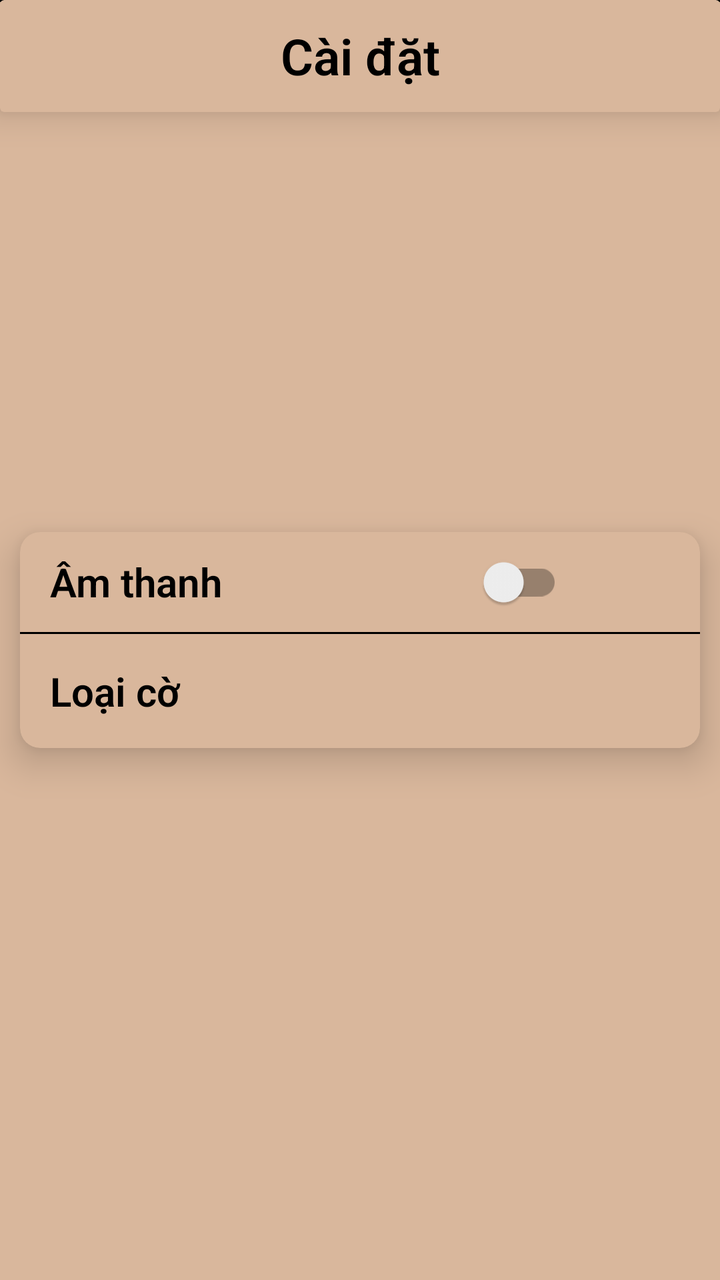
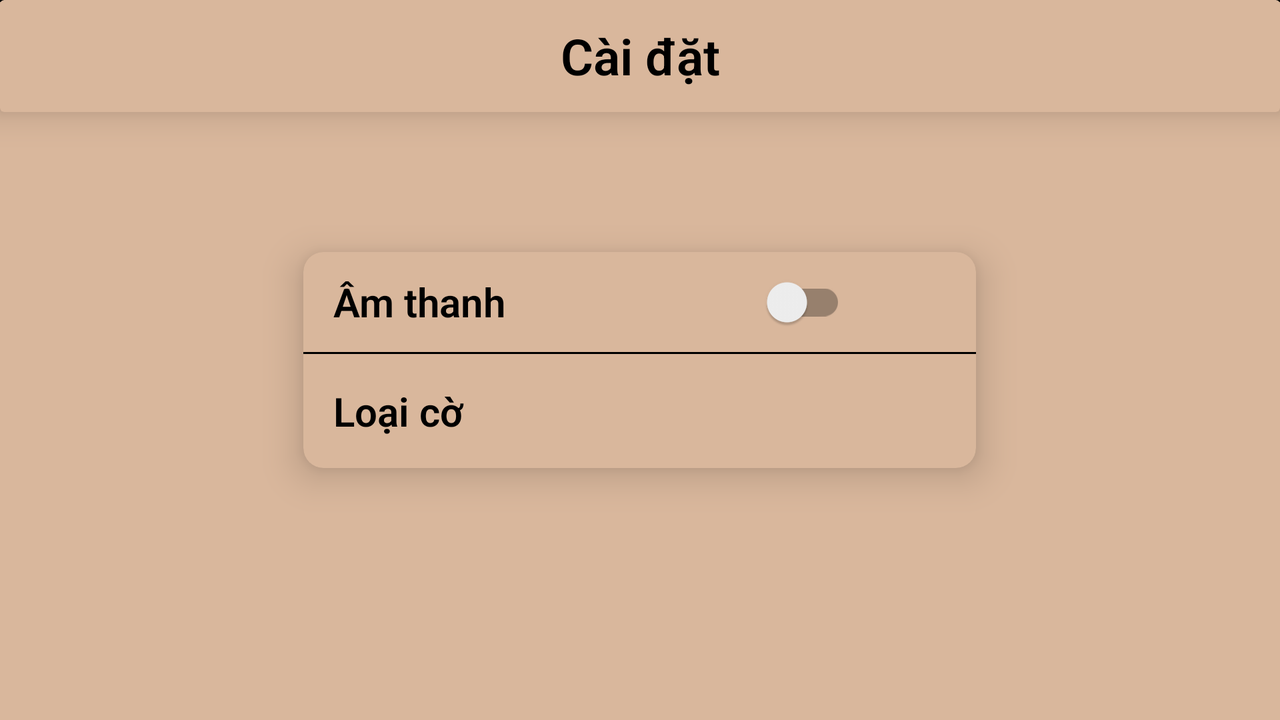

Compare how this app lays out the same screen by default and in its alternative resource folder. The renders come first, then the two layout files and the values they reference.
<!-- AndroidManifest.xml: application theme Theme.TikTakToe -->
<!-- res/layout/fragment_setting.xml -->
<?xml version="1.0" encoding="utf-8"?>
<FrameLayout xmlns:android="http://schemas.android.com/apk/res/android"
    xmlns:app="http://schemas.android.com/apk/res-auto"
    android:layout_width="match_parent"
    android:layout_height="match_parent"
    android:background="@color/color_brown_bg"
    android:orientation="vertical">


    <androidx.cardview.widget.CardView
        android:id="@+id/cv_top_menu"
        android:layout_width="match_parent"
        android:layout_height="wrap_content"
        app:cardBackgroundColor="@color/color_brown_bg"
        app:cardElevation="11dp"
        >

        <androidx.constraintlayout.widget.ConstraintLayout
            android:layout_width="match_parent"
            android:layout_height="56dp">


            <ImageView
                android:id="@+id/bt_setting_back"
                android:layout_width="35dp"
                android:layout_height="match_parent"
                android:layout_marginStart="10dp"
                android:src="@drawable/btt_back_state"
                app:layout_constraintBottom_toBottomOf="parent"
                app:layout_constraintStart_toStartOf="parent"
                app:layout_constraintTop_toTopOf="parent"
                app:tint="@color/black" />

            <TextView
                android:layout_width="wrap_content"
                android:layout_height="match_parent"
                android:layout_gravity="center"
                android:fontFamily="sans-serif-light"
                android:gravity="center"
                android:text="Cài đặt"
                android:textColor="@color/black"
                android:textSize="25dp"
                android:textStyle="bold"
                app:layout_constraintBottom_toBottomOf="parent"
                app:layout_constraintEnd_toEndOf="parent"
                app:layout_constraintStart_toStartOf="parent"
                app:layout_constraintTop_toTopOf="parent" />

        </androidx.constraintlayout.widget.ConstraintLayout>
    </androidx.cardview.widget.CardView>

    <androidx.cardview.widget.CardView
        android:layout_width="wrap_content"
        android:layout_height="wrap_content"
        android:layout_gravity="center"
        android:layout_marginHorizontal="10dp"
        app:cardBackgroundColor="@color/color_brown_bg"
        app:cardCornerRadius="10dp"
        app:cardElevation="11dp"
      >

        <LinearLayout
            android:layout_width="wrap_content"
            android:layout_height="wrap_content"
            android:orientation="vertical">


            <TableRow
                android:layout_width="match_parent"
                android:layout_height="wrap_content"
                android:gravity="center_vertical"
                android:paddingHorizontal="15dp">


                <TextView
                    android:layout_width="wrap_content"
                    android:layout_height="wrap_content"
                    android:layout_marginEnd="20dp"
                    android:fontFamily="sans-serif-light"
                    android:text="Âm thanh"
                    android:textColor="@color/black"
                    android:textSize="20sp"
                    android:textStyle="bold" />

                <androidx.appcompat.widget.SwitchCompat
                    android:id="@+id/btn_sound"
                    android:layout_width="100dp"
                    android:layout_height="50dp"
                    android:layout_marginHorizontal="50dp" />

            </TableRow>

            <View
                android:layout_width="match_parent"
                android:layout_height="1dp"
                android:background="@color/black" />


            <LinearLayout
                android:id="@+id/chestType"
                android:layout_width="match_parent"
                android:layout_height="wrap_content"

                android:orientation="vertical"
                android:padding="15dp">

                <TextView
                    android:layout_width="match_parent"
                    android:layout_height="wrap_content"
                    android:fontFamily="sans-serif-light"
                    android:text="Loại cờ"
                    android:textColor="@color/black"
                    android:textSize="20sp"
                    android:textStyle="bold" />

            </LinearLayout>
        </LinearLayout>

    </androidx.cardview.widget.CardView>

    <View
        android:layout_width="match_parent"
        android:layout_height="1dp"
        android:background="@color/black" />


</FrameLayout>
<!-- resources referenced by this layout -->
<resources>
  <color name="black">#FF000000</color>
  <color name="color_brown_bg">#d9b79c</color>
  <style name="Theme.TikTakToe" parent="Theme.MaterialComponents.DayNight.NoActionBar">
          
          <item name="colorPrimary">@color/purple_500</item>
          <item name="colorPrimaryVariant">@color/purple_700</item>
          <item name="colorOnPrimary">@color/white</item>
          
          <item name="colorSecondary">@color/teal_200</item>
          <item name="colorSecondaryVariant">@color/teal_700</item>
          <item name="colorOnSecondary">@color/black</item>
          
          <item name="android:statusBarColor">@color/color_brown_bg</item>
          
      </style>
  <color name="purple_500">#FF6200EE</color>
  <color name="purple_700">#FF3700B3</color>
  <color name="white">#FFFFFFFF</color>
  <color name="teal_200">#FF03DAC5</color>
  <color name="teal_700">#FF018786</color>
</resources>
<!-- res/layout-land/fragment_setting.xml (the author's variant of the layout above) -->
<!-- drawn on the phone turned sideways -->
<?xml version="1.0" encoding="utf-8"?>
<FrameLayout xmlns:android="http://schemas.android.com/apk/res/android"
    xmlns:app="http://schemas.android.com/apk/res-auto"
    android:layout_width="match_parent"
    android:layout_height="match_parent"
    android:background="@color/color_brown_bg"
    android:orientation="horizontal">


    <androidx.cardview.widget.CardView
        android:id="@+id/cv_top_menu"
        android:layout_width="match_parent"
        android:layout_height="wrap_content"
        app:cardBackgroundColor="@color/color_brown_bg"
        app:cardElevation="11dp"
        >

        <androidx.constraintlayout.widget.ConstraintLayout
            android:layout_width="match_parent"
            android:layout_height="56dp">


            <ImageView
                android:id="@+id/bt_setting_back"
                android:layout_width="35dp"
                android:layout_height="match_parent"
                android:layout_marginStart="10dp"
                android:src="@drawable/btt_back_state"
                app:layout_constraintBottom_toBottomOf="parent"
                app:layout_constraintStart_toStartOf="parent"
                app:layout_constraintTop_toTopOf="parent"
                app:tint="@color/black" />

            <TextView
                android:layout_width="wrap_content"
                android:layout_height="match_parent"
                android:layout_gravity="center"
                android:fontFamily="sans-serif-light"
                android:gravity="center"
                android:text="Cài đặt"
                android:textColor="@color/black"
                android:textSize="25dp"
                android:textStyle="bold"
                app:layout_constraintBottom_toBottomOf="parent"
                app:layout_constraintEnd_toEndOf="parent"
                app:layout_constraintStart_toStartOf="parent"
                app:layout_constraintTop_toTopOf="parent" />

        </androidx.constraintlayout.widget.ConstraintLayout>
    </androidx.cardview.widget.CardView>

    <androidx.cardview.widget.CardView
        android:layout_width="wrap_content"
        android:layout_height="wrap_content"
        android:layout_gravity="center"
        android:layout_marginHorizontal="10dp"
        app:cardBackgroundColor="@color/color_brown_bg"
        app:cardCornerRadius="10dp"
        app:cardElevation="11dp"
      >

        <LinearLayout
            android:layout_width="wrap_content"
            android:layout_height="wrap_content"
            android:orientation="vertical">


            <TableRow
                android:layout_width="wrap_content"
                android:layout_height="wrap_content"
                android:gravity="center_vertical"
                android:paddingHorizontal="15dp">


                <TextView
                    android:layout_width="wrap_content"
                    android:layout_height="wrap_content"
                    android:layout_marginEnd="20dp"
                    android:fontFamily="sans-serif-light"
                    android:text="Âm thanh"
                    android:textColor="@color/black"
                    android:textSize="20sp"
                    android:textStyle="bold" />

                <androidx.appcompat.widget.SwitchCompat
                    android:id="@+id/btn_sound"
                    android:layout_width="100dp"
                    android:layout_height="50dp"
                    android:layout_marginHorizontal="50dp" />

            </TableRow>

            <View
                android:layout_width="match_parent"
                android:layout_height="1dp"
                android:background="@color/black" />


            <LinearLayout
                android:id="@+id/chestType"
                android:layout_width="match_parent"
                android:layout_height="wrap_content"

                android:orientation="vertical"
                android:padding="15dp">

                <TextView
                    android:layout_width="match_parent"
                    android:layout_height="wrap_content"
                    android:fontFamily="sans-serif-light"
                    android:text="Loại cờ"
                    android:textColor="@color/black"
                    android:textSize="20sp"
                    android:textStyle="bold" />

            </LinearLayout>
        </LinearLayout>

    </androidx.cardview.widget.CardView>

    <View
        android:layout_width="match_parent"
        android:layout_height="1dp"
        android:background="@color/black" />


</FrameLayout>
